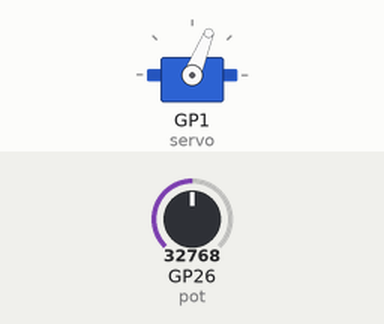
A program run on a simulated Raspberry Pi Pico running MicroPython. Parts: servo. Inputs (shaded band) come from the test bench; at power-on: GP26 (pot) = 32768 (analog values on the 0–65535 scale). Servo angles are drawn from the pulse width (0.5 ms = 0°, 2.5 ms = 180°); what the program prints to the serial console is not drawn.

Above: at 1.2 s.
1.3 s: GP26 (pot) set to 45874
At 2.5 s:
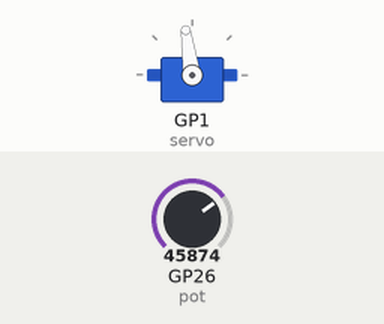
2.8 s: GP26 (pot) set to 57670
At 3.8 s:
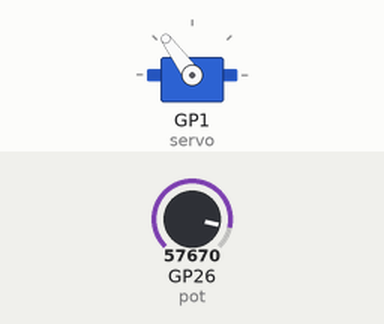
4.3 s: GP26 (pot) set to 65535
At 4.8 s:
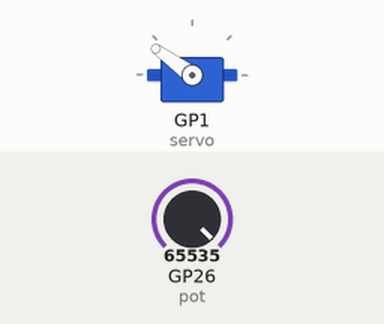
5.8 s: GP26 (pot) set to 62160
At 7.2 s:
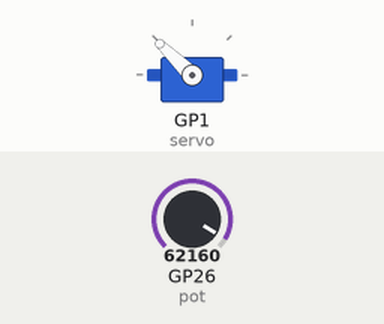
8.8 s: GP26 (pot) set to 61008
At 9.4 s:
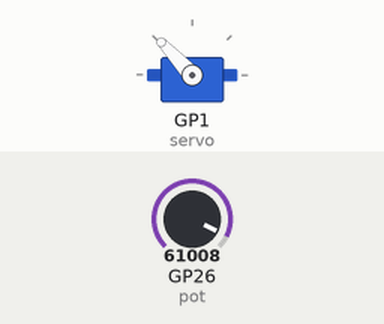
11.8 s: GP26 (pot) set to 19660
At 13.1 s:
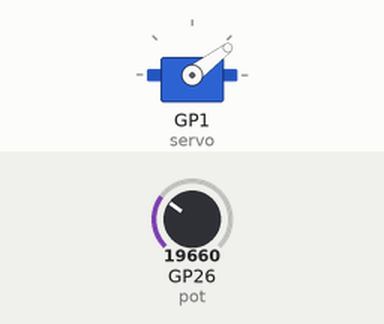
Timing chart, 0 to 14.3 s (numbered marks = the images above; inputs shaded):
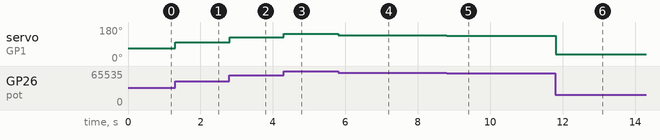

The program:

adc_demo.py
```python
# Author: Elvis Chino-Islas
# Date: 4/9/2020
# Purpose: RP-RP2 Workshop
# Description:
#   Demonstrate how to use the PWM and ADC on the
#   RP-RP2 to control a servo

from utime import sleep_ms
from machine import PWM, ADC, Pin
from micropython import const

# The maximum period (50Hz) in nanoseconds
MAX_PERIOD_NS = 20E6

# Minimum Duty Cycle
MIN_DUTY = 0.02
# Maximum Duty Cycle
MAX_DUTY = 0.105

# Minimum Value for ADC
MIN_POT_VALUE = 0.0

# Maximum Value for ADC
## ADC takes samples 0V - 3.3V using 16 bits
## therefore 2^16 -1 is the maximum value
MAX_POT_VALUE = 65535.0

# General function used to calculate the
# current duty cycle on a PWM object
def get_duty(pwm: PWM) -> float:
    global MAX_PERIOD_NS
    return pwm.duty_ns()/MAX_PERIOD_NS  # type: ignore

# General function used to set the
# duty cycle on a PWM object.
def set_duty(pwm: PWM, duty: float) -> None:
    global MAX_PERIOD_NS
    pwm.duty_ns(round(duty*MAX_PERIOD_NS))

# Used to map a single value n in domain in to some domain out
## is sued to map ADC range to duty cycle range
def map (x: float, in_min: float, in_max: float, out_min: float, out_max: float) -> float:
    return (x - in_min) * (out_max - out_min) / (in_max - in_min) + out_min;

# Main
if __name__ == '__main__':
    # Declare and initialize a PWM object @ GP1
    servo = PWM(Pin(1))
    # Sets PWM frequency to 50 Hz
    servo.freq(50)

    # Declare and initializes GP26 as a ADC (ADC0)
    pot = ADC(Pin(26))

    while True:
        # Samples GP26 (ADC0)
        pot_val = pot.read_u16()

        # Mappes sampled value to duty cycle range
        mapped_val = map(x= pot_val,in_min=MIN_POT_VALUE, in_max=MAX_POT_VALUE, out_min=MIN_DUTY, out_max=MAX_DUTY)

        # set the PWM duty cycle
        set_duty(servo, mapped_val)

        # calculates pulse width (ms)
        pulse_width_ms = servo.duty_ns()/1E6 # type: ignore
        # calculates duty cycle (%)
        duty_cycle_per = (servo.duty_ns()/MAX_PERIOD_NS)*100 # type: ignore

        #Prints the current duty cycle (%) and pulse width (ms)
        print('Servo Duty Cycle: {:2.3f}% = {:.3f}ms'.format(duty_cycle_per, pulse_width_ms), end='\r')  # type:

        # CPU waits for 10 ms till next iteration
        ## this allows the servo to get into position
        sleep_ms(10)
```

Measured:
- after the input at 1.3 s, servo on GP1 (servo): 68° → 98° at once
- after the input at 2.8 s, servo on GP1 (servo): 98° → 126° at once
- after the input at 4.3 s, servo on GP1 (servo): 126° → 144° at once
- after the input at 5.8 s, servo on GP1 (servo): 144° → 136° at once
- after the input at 8.8 s, servo on GP1 (servo): 136° → 133° at once
- after the input at 11.8 s, servo on GP1 (servo): 133° → 37° at once
